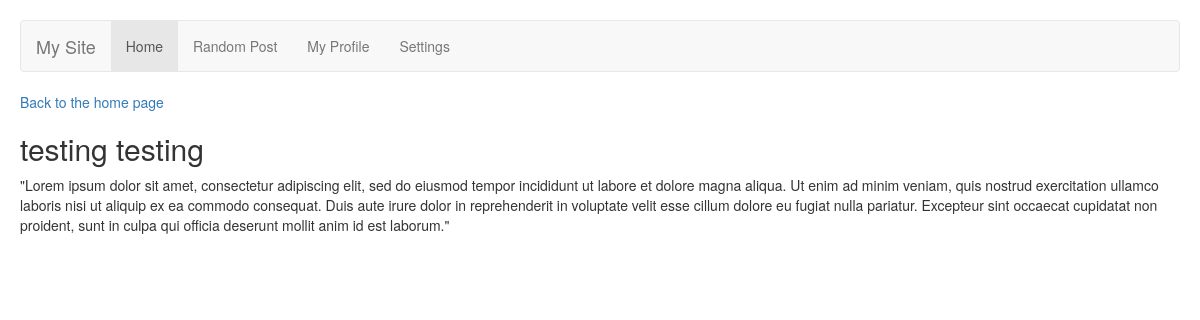
The page /post/multiple-posts on the database its author committed.
### blog/models.py (models this page shows, shortened)
class Post(models.Model):
    title = models.CharField(max_length=255)
    slug = models.SlugField(max_length=255, unique=True)
    summary = models.CharField(max_length=300)
    content = models.TextField()
    published = models.BooleanField(default=True)
    created = models.DateTimeField(auto_now_add=True)
    class Meta:
        ordering = ['-created']

### blog/views.py (the view)
# urls.py: url(r'^post/(.*)$', views.post),
def post(request, slug):
    print(slug)
    return render_to_response('post.html',{'post': get_object_or_404(Post, slug=slug)
    })

### blog/templates/post.html (shortened to what this page needs)
{% extends 'base.html' %}
{% load bootstrap3 %}
{%block content%}
<a href="/">Back to the home page</a>
<h2>{{post.title}}</h2>
<div>
    {{post.content}}
</div>
{% endblock %}

### blog/static/css/style.css (style rules this page uses)
body { padding : 20px; }

### rows shown on the page
Post: title "testing testing", content "\"Lorem ipsum dolor sit amet, consectetur adipiscing elit, sed do eiusmod tempor incididunt ut labore et dolore magna aliqua. Ut enim ad minim veniam, quis nostrud exercitation ullamco laboris nisi ut aliquip ex ea commodo consequat. Duis aute irure dolor in reprehenderit in voluptate velit esse cillum dolore eu fugiat nulla pariatur. Excepteur sint occaecat cupidatat non proident, sunt in culpa qui officia deserunt mollit anim id est laborum.\""
